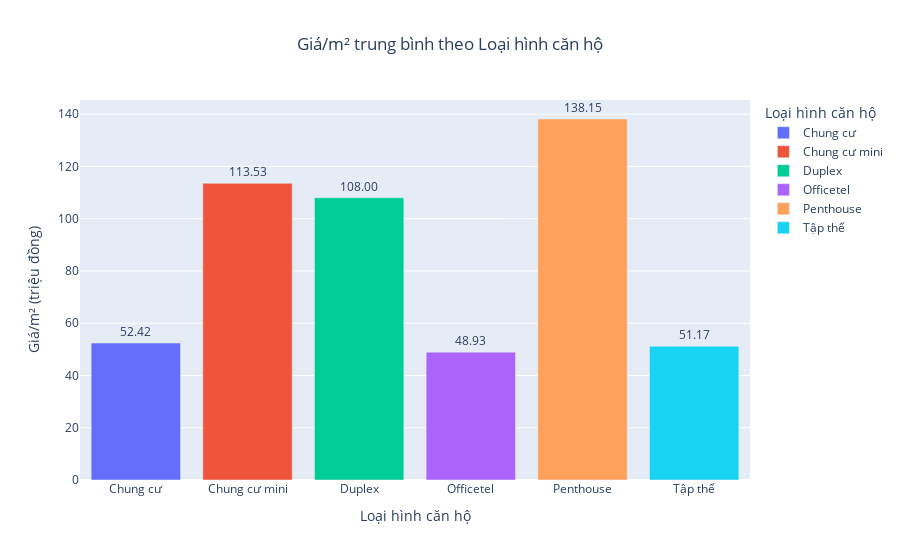

This figure's notebook cell:
### Code cell
# Tính giá trung bình theo loại hình căn hộ
avg_price_per_type = df.groupby('Loại hình căn hộ')['Giá/m²'].mean().reset_index()

# Vẽ biểu đồ thanh
fig = px.bar(
    avg_price_per_type, 
    x='Loại hình căn hộ', 
    y='Giá/m²', 
    title='Giá/m² trung bình theo Loại hình căn hộ',
    color='Loại hình căn hộ',
    labels={'Loại hình căn hộ': 'Loại hình căn hộ', 'Giá/m²': 'Giá/m² (triệu đồng)'},
    text='Giá/m²'
)
fig.update_traces(texttemplate='%{text:.2f}', textposition='outside')
fig.update_layout(xaxis_title='Loại hình căn hộ', yaxis_title='Giá/m² (triệu đồng)', title_x=0.5)
fig.show()

### Figure 1 — Plotly figure (JSON) as saved in the notebook; plotly's stock layout.template omitted (floating-point values rounded to 4 significant figures)
{"data": [{"alignmentgroup": "True", "hovertemplate": "Loại hình căn hộ=%{x}<br>Giá/m² (triệu đồng)=%{text}<extra></extra>", "legendgroup": "Chung cư", "marker": {"color": "#636efa", "pattern": {"shape": ""}}, "name": "Chung cư", "offsetgroup": "Chung cư", "orientation": "v", "showlegend": true, "text": [52.42], "textposition": "outside", "texttemplate": "%{text:.2f}", "type": "bar", "x": ["Chung cư"], "xaxis": "x", "y": [52.42], "yaxis": "y"}, {"alignmentgroup": "True", "hovertemplate": "Loại hình căn hộ=%{x}<br>Giá/m² (triệu đồng)=%{text}<extra></extra>", "legendgroup": "Chung cư mini", "marker": {"color": "#EF553B", "pattern": {"shape": ""}}, "name": "Chung cư mini", "offsetgroup": "Chung cư mini", "orientation": "v", "showlegend": true, "text": [113.5], "textposition": "outside", "texttemplate": "%{text:.2f}", "type": "bar", "x": ["Chung cư mini"], "xaxis": "x", "y": [113.5], "yaxis": "y"}, {"alignmentgroup": "True", "hovertemplate": "Loại hình căn hộ=%{x}<br>Giá/m² (triệu đồng)=%{text}<extra></extra>", "legendgroup": "Duplex", "marker": {"color": "#00cc96", "pattern": {"shape": ""}}, "name": "Duplex", "offsetgroup": "Duplex", "orientation": "v", "showlegend": true, "text": [108.0], "textposition": "outside", "texttemplate": "%{text:.2f}", "type": "bar", "x": ["Duplex"], "xaxis": "x", "y": [108.0], "yaxis": "y"}, {"alignmentgroup": "True", "hovertemplate": "Loại hình căn hộ=%{x}<br>Giá/m² (triệu đồng)=%{text}<extra></extra>", "legendgroup": "Officetel", "marker": {"color": "#ab63fa", "pattern": {"shape": ""}}, "name": "Officetel", "offsetgroup": "Officetel", "orientation": "v", "showlegend": true, "text": [48.93], "textposition": "outside", "texttemplate": "%{text:.2f}", "type": "bar", "x": ["Officetel"], "xaxis": "x", "y": [48.93], "yaxis": "y"}, {"alignmentgroup": "True", "hovertemplate": "Loại hình căn hộ=%{x}<br>Giá/m² (triệu đồng)=%{text}<extra></extra>", "legendgroup": "Penthouse", "marker": {"color": "#FFA15A", "pattern": {"shape": ""}}, "name": "Penthouse", "offsetgroup": "Penthouse", "orientation": "v", "showlegend": true, "text": [138.1], "textposition": "outside", "texttemplate": "%{text:.2f}", "type": "bar", "x": ["Penthouse"], "xaxis": "x", "y": [138.1], "yaxis": "y"}, {"alignmentgroup": "True", "hovertemplate": "Loại hình căn hộ=%{x}<br>Giá/m² (triệu đồng)=%{text}<extra></extra>", "legendgroup": "Tập thể", "marker": {"color": "#19d3f3", "pattern": {"shape": ""}}, "name": "Tập thể", "offsetgroup": "Tập thể", "orientation": "v", "showlegend": true, "text": [51.17], "textposition": "outside", "texttemplate": "%{text:.2f}", "type": "bar", "x": ["Tập thể"], "xaxis": "x", "y": [51.17], "yaxis": "y"}], "layout": {"barmode": "relative", "legend": {"title": {"text": "Loại hình căn hộ"}, "tracegroupgap": 0}, "title": {"text": "Giá/m² trung bình theo Loại hình căn hộ", "x": 0.5}, "xaxis": {"anchor": "y", "categoryarray": ["Chung cư", "Chung cư mini", "Duplex", "Officetel", "Penthouse", "Tập thể"], "categoryorder": "array", "domain": [0, 1], "title": {"text": "Loại hình căn hộ"}}, "yaxis": {"anchor": "x", "domain": [0, 1], "title": {"text": "Giá/m² (triệu đồng)"}}}}
